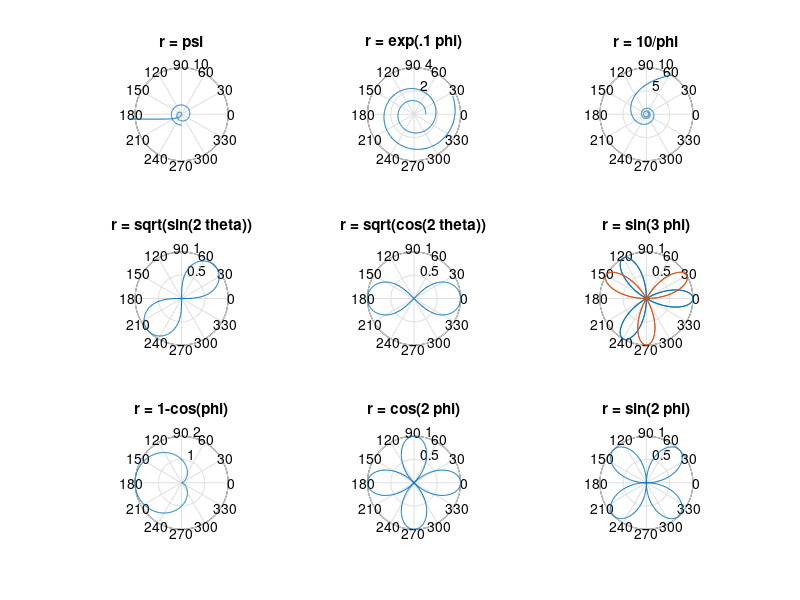

Write the MATLAB code that produced this figure.
% ezpolarfun

subplot(331)

%%
ezpolar('psi',[0,11])
%%

subplot(332)
%%
ezpolar('exp(.1*phi)',[0,13])
%%

subplot(333)
%%
ezpolar('10/phi',[1,20])
%%
subplot(334)
ezpolar('sqrt(sin(2*theta))')
subplot(335)
ezpolar('sqrt(cos(2*theta))')
subplot(336)
ezpolar('cos(3*phi)')
hold on
ezpolar('sin(3*phi)')

subplot(337)
ezpolar('1-cos(phi)')
subplot(338)
ezpolar('cos(2*phi)')
subplot(339)
ezpolar('sin(2*phi)')